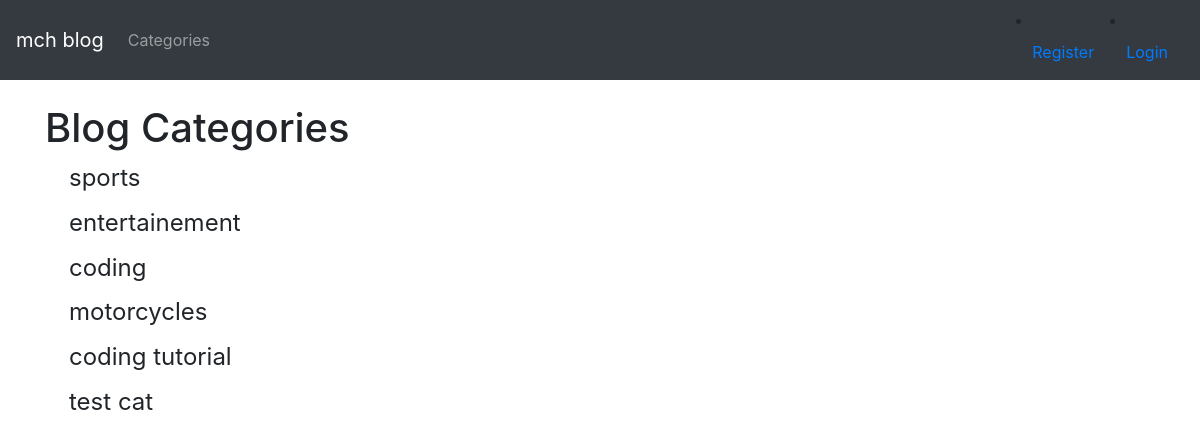
The page /category-list/ on the database its author committed.
### theblog/models.py (models this page shows, shortened)
class Category(models.Model):
    name = models.CharField(max_length=255)
    def __str__(self):
        return str(self.name)

### theblog/views.py (the view)
# urls.py: path('category-list/', CategoryListView, name='category-list'),
def CategoryListView(request):
    cat_menu_list = Category.objects.all()
    return render(request, 'category-list.html',{'cat_menu_list': cat_menu_list})

### theblog/templates/category-list.html
{% extends 'base.html' %}
{% block content %}
<h1> Blog Categories </h1>
{% for item in cat_menu_list %}
<h4>
    <a class="dropdown-item" href="{% url 'categories' item|slugify %}">{{item}}</a>
</h4>
{% endfor %}
{% endblock %}

### rows shown on the page
Category: name "sports"
Category: name "entertainement"
Category: name "coding"
Category: name "motorcycles"
Category: name "coding tutorial"
Category: name "test cat"
